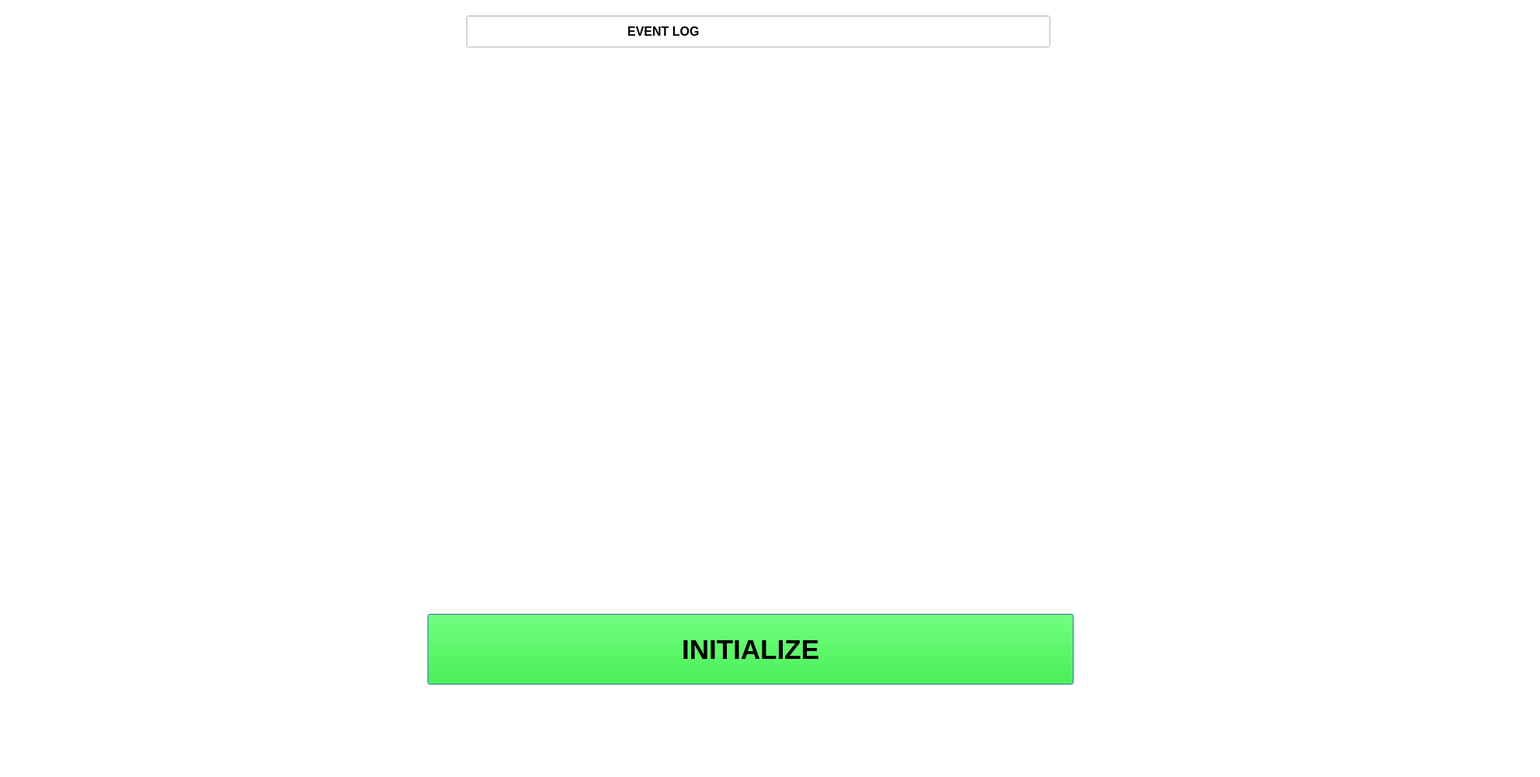
<?xml version="1.0" encoding="UTF-8"?>
<ui version="4.0">
 <class>Dialog</class>
 <widget class="QDialog" name="Dialog">
  <property name="geometry">
   <rect>
    <x>0</x>
    <y>0</y>
    <width>1981</width>
    <height>1000</height>
   </rect>
  </property>
  <property name="windowTitle">
   <string>Dialog</string>
  </property>
  <property name="styleSheet">
   <string notr="true">background-color: rgb(255, 255, 255);</string>
  </property>
  <widget class="QLineEdit" name="lineEdit">
   <property name="geometry">
    <rect>
     <x>600</x>
     <y>20</y>
     <width>751</width>
     <height>41</height>
    </rect>
   </property>
   <property name="font">
    <font>
     <pointsize>12</pointsize>
     <weight>75</weight>
     <bold>true</bold>
    </font>
   </property>
   <property name="text">
    <string>                                              EVENT LOG</string>
   </property>
  </widget>
  <widget class="QLabel" name="label_4">
   <property name="geometry">
    <rect>
     <x>610</x>
     <y>30</y>
     <width>21</width>
     <height>21</height>
    </rect>
   </property>
   <property name="text">
    <string/>
   </property>
   <property name="pixmap">
    <pixmap>../images_home/info.png</pixmap>
   </property>
   <property name="scaledContents">
    <bool>true</bool>
   </property>
  </widget>
  <widget class="QLabel" name="label_15">
   <property name="geometry">
    <rect>
     <x>550</x>
     <y>110</y>
     <width>831</width>
     <height>671</height>
    </rect>
   </property>
   <property name="text">
    <string/>
   </property>
   <property name="pixmap">
    <pixmap>../images_home/logo.png</pixmap>
   </property>
   <property name="scaledContents">
    <bool>true</bool>
   </property>
  </widget>
  <widget class="QPushButton" name="hmmenubtn_2">
   <property name="geometry">
    <rect>
     <x>550</x>
     <y>790</y>
     <width>831</width>
     <height>91</height>
    </rect>
   </property>
   <property name="font">
    <font>
     <pointsize>26</pointsize>
     <weight>75</weight>
     <bold>true</bold>
    </font>
   </property>
   <property name="styleSheet">
    <string notr="true">background-color: rgb(0, 255, 0);
</string>
   </property>
   <property name="text">
    <string>INITIALIZE</string>
   </property>
  </widget>
 </widget>
 <resources>
  <include location="../images_home/symbols.qrc"/>
 </resources>
 <connections/>
</ui>
